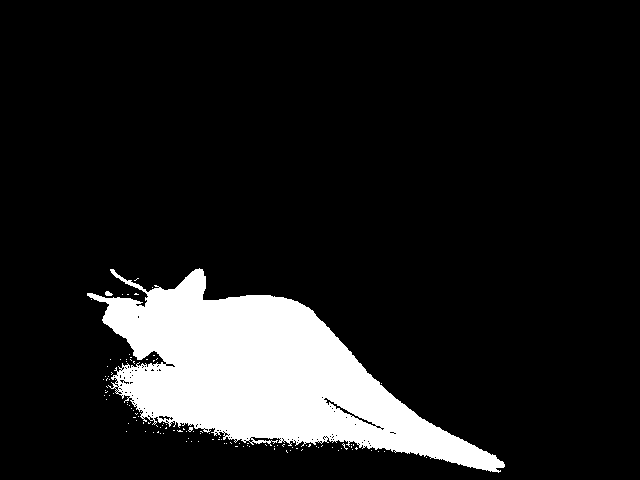
//> input picture Data/imC.png, 640 x 480 px
$ ./punto3b   (built with g++ and OpenCV 4)
//> lines starting //> are read from the running program, lines starting //| are printed output that depends on the picture; after the words box and inside, x2 and y2 are one past the last pixel; in counts of white or black regions, pixels touching at a corner belong together
#include <opencv2/opencv.hpp>
#include <iostream>

using namespace cv;
using namespace std;

int main()
{
    Mat img = imread("../Data/imC.png", IMREAD_GRAYSCALE);
//> img: 480 rows x 640 cols, CV_8UC1; 12.1% white; 113 white regions (111 under 20 px)

    if(img.empty())
    {
        cout << "Error cargando imagen C" << endl;
        return -1;
    }

    vector<vector<Point>> contornos;
    findContours(img, contornos, RETR_EXTERNAL, CHAIN_APPROX_SIMPLE);
//> contornos = 113 contours, 111 with area under 20; largest, box (x1, y1, x2, y2) and area: (87, 268, 505, 473) 36460, (105, 291, 113, 296) 20

    if(contornos.empty())
    {
        cout << "No se detecto objeto" << endl;
        return -1;
    }

    // Buscar contorno más grande
    int indiceMayor = 0;
    double areaMayor = 0;

    for(int i = 0; i < contornos.size(); i++)
    {
        double area = contourArea(contornos[i]);
        if(area > areaMayor)
        {
            areaMayor = area;
            indiceMayor = i;
        }
    }
//> this loop made 113 passes
//> (area, areaMayor) on passes 110, 113: (20, 20), (36460.5, 36460.5)
//> after the loop, areaMayor = 36460.5; indiceMayor = 112

    Rect caja = boundingRect(contornos[indiceMayor]);
//> caja = Rect(87, 268, 418, 205)

    int centroX = caja.x + caja.width / 2;
//> centroX = 296
    int centroY = caja.y + caja.height / 2;
//> centroY = 370

    Mat color;
    cvtColor(img, color, COLOR_GRAY2BGR);
//> color is the input picture: 480 rows x 640 cols, CV_8UC3; 12.1% white; 113 white regions (111 under 20 px), largest, box (x1, y1, x2, y2) and area: (87, 268, 505, 473) 36832, (105, 291, 113, 296) 29

    rectangle(color, caja, Scalar(0,255,0), 2);
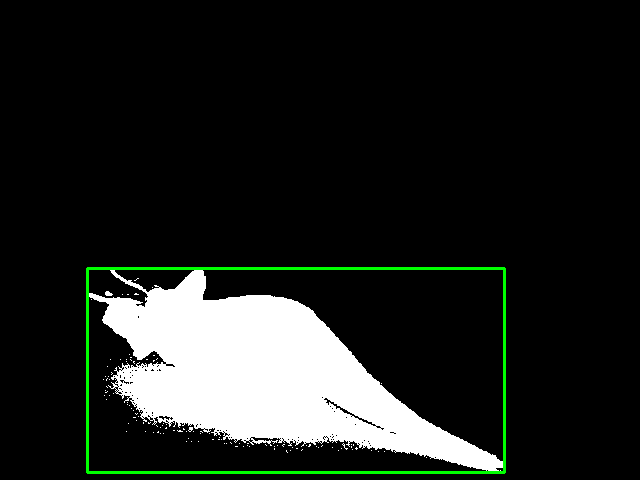
//> color: 480 rows x 640 cols, CV_8UC3; 1.21% of pixels changed, all inside (x1, y1, x2, y2) = (86, 267, 506, 474)
    circle(color, Point(centroX, centroY), 5, Scalar(0,0,255), -1);
//> color: 480 rows x 640 cols, CV_8UC3; 81 pixels changed, all inside (x1, y1, x2, y2) = (291, 365, 302, 376)

    cout << "Centro de masa (Bounding Box): ("
         << centroX << ", " << centroY << ")" << endl;
//| Centro de masa (Bounding Box): (296, 370)

    imshow("Centro Detectado", color);
    waitKey(0);
    destroyAllWindows();

    return 0;
}
